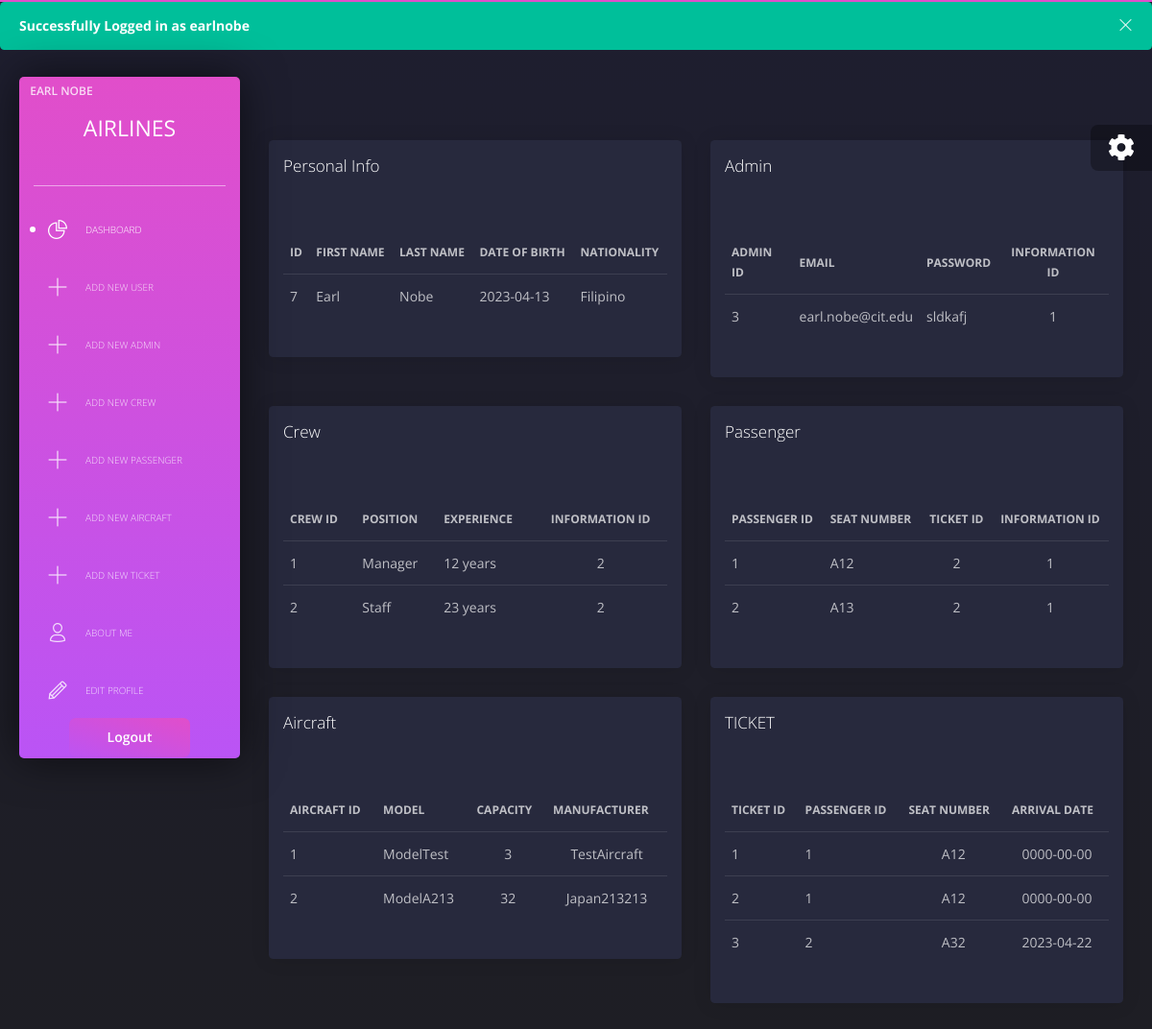
The page /index.php (signed in) on the database its author committed.
### tables this page shows
CREATE TABLE `tbluseraccount` (
  `id` int(11) NOT NULL AUTO_INCREMENT,
  `username` varchar(120) DEFAULT NULL,
  `password` varchar(120) DEFAULT NULL,
  `firstname` varchar(120) DEFAULT NULL,
  `lastname` varchar(120) DEFAULT NULL,
  PRIMARY KEY (`id`)
);

CREATE TABLE `tblpersonalinfo` (
  `id` int(11) NOT NULL AUTO_INCREMENT,
  `firstname` varchar(120) DEFAULT NULL,
  `lastname` varchar(120) DEFAULT NULL,
  `dob` date DEFAULT NULL,
  `nationality` varchar(120) DEFAULT NULL,
  PRIMARY KEY (`id`)
);

CREATE TABLE `tblcrew` (
  `id` int(11) NOT NULL AUTO_INCREMENT,
  `position` varchar(120) DEFAULT NULL,
  `experience` varchar(120) DEFAULT NULL,
  `info_id` int(11) DEFAULT NULL,
  PRIMARY KEY (`id`)
);

CREATE TABLE `tblpassenger` (
  `id` int(11) NOT NULL AUTO_INCREMENT,
  `seat_number` varchar(120) DEFAULT NULL,
  `info_id` int(11) DEFAULT NULL,
  `ticket_id` int(11) DEFAULT NULL,
  PRIMARY KEY (`id`)
);

CREATE TABLE `tblaircraft` (
  `id` int(11) NOT NULL AUTO_INCREMENT,
  `model` varchar(120) DEFAULT NULL,
  `capacity` int(11) DEFAULT NULL,
  `manufacturer` varchar(120) DEFAULT NULL,
  PRIMARY KEY (`id`)
);

CREATE TABLE `tblticket` (
  `id` int(11) NOT NULL AUTO_INCREMENT,
  `passenger_id` int(11) DEFAULT NULL,
  `seat_number` varchar(120) DEFAULT NULL,
  `arrival_date` date DEFAULT NULL,
  PRIMARY KEY (`id`)
);

### index.php (the view, shortened to what the rows shown need)
<?php
require_once 'includes/header.php';
require_once 'db_helper.php';
$db = new DBHelper(DBHelper::getConnection());
?>
<div class="wrapper">
    <?php include 'includes/sidebar.php' ?>
    <div class="main-panel">
        <div class="content">
            <div class="row">
                <div class="col-lg-6 col-md-12">
                    <div class="card ">
                        <div class="card-body">
                            <div class="table-responsive">
                                <table class="table tablesorter " id="">
                                    <thead class="text-primary">
                                        <tr>
                                            <th>
                                                ID
                                            </th>
                                            <th>
                                                First Name
                                            </th>
                                            <th>
                                                Last Name
                                            </th>
                                            <th>
                                                Date of Birth
                                            </th>
                                            <th>
                                                Nationality
                                            </th>
                                        </tr>
                                    </thead>
                                    <tbody>
                                        <?php foreach ($db->get_users() as $user) : ?>
                                        <tr>
                                            <td>
                                                <?= $user['id'] ?>
                                            </td>
                                            <td>
                                                <?= $user['firstname'] ?>
                                            </td>
                                            <td>
                                                <?= $user['lastname'] ?>
                                            </td>
                                            <td>
                                                <?= $user['dob'] ?>
                                            </td>
                                            <td>
                                                <?= $user['nationality'] ?>
                                            </td>
                                        </tr>
                                        <?php endforeach; ?>
                                    </tbody>
                                </table>
                            </div>
                        </div>
                    </div>
                </div>
                <div class="col-lg-6 col-md-12">
                    <div class="card ">
                        <div class="card-body">
                            <div class="table-responsive">
                                <table class="table tablesorter " id="">
                                    <thead class=" text-primary">
                                        <tr>
                                            <th>
                                                ADMIN ID
                                            </th>
                                            <th>
                                                EMAIL
                                            </th>
                                            <th>
                                                PASSWORD
                                            </th>
                                            <th class="text-center">
                                                INFORMATION ID
                                            </th>
                                        </tr>
                                    </thead>
                                    <tbody>
                                        <?php foreach ($db->get_admins() as $admin) : ?>
                                        <tr>
                                            <td>
                                                <?= $admin['id'] ?>
                                            </td>
                                            <td>
                                                <?= $admin['email'] ?>
                                            </td>
                                            <td>
                                                <?= $admin['password'] ?>
                                            </td>
                                            <td class="text-center">
                                                <?= $admin['info_id'] ?>
                                            </td>
                                        </tr>
                                        <?php endforeach; ?>
                                    </tbody>
                                </table>
                            </div>
                        </div>
                    </div>
                </div>
                <div class="col-lg-6 col-md-12">
                    <div class="card ">
                        <div class="card-body">
                            <div class="table-responsive">
                                <table class="table tablesorter " id="">
                                    <thead class=" text-primary">
                                        <tr>
                                            <th>
                                                CREW ID
                                            </th>
                                            <th>
                                                POSITION
                                            </th>
                                            <th>
                                                EXPERIENCE
                                            </th>
                                            <th class="text-center">
                                                INFORMATION ID
                                            </th>
                                        </tr>
                                    </thead>
                                    <tbody>
                                        <?php foreach ($db->get_crews() as $crew) : ?>
                                        <tr>
                                            <td>
                                                <?= $crew['id'] ?>
                                            </td>
                                            <td>
                                                <?= $crew['position'] ?>
                                            </td>
                                            <td>
                                                <?= $crew['experience'] ?>
                                            </td>
                                            <td class="text-center">
                                                <?= $crew['info_id'] ?>
                                            </td>
                                        </tr>
                                        <?php endforeach; ?>
                                    </tbody>
                                </table>
                            </div>
                        </div>
                    </div>
                </div>
                <div class="col-lg-6 col-md-12">
                    <div class="card ">
                        <div class="card-body">
                            <div class="table-responsive">
                                <table class="table tablesorter " id="">
                                    <thead class=" text-primary">
                                        <tr>
                                            <th>
                                                PASSENGER ID
                                            </th>
                                            <th>
                                                SEAT NUMBER
                                            </th>
                                            <th class="text-center">
                                                TICKET ID
                                            </th>
                                            <th class="text-center">
                                                INFORMATION ID
                                            </th>
                                        </tr>
                                    </thead>
                                    <tbody>
                                        <?php foreach ($db->get_passengers() as $passenger) : ?>
                                        <tr>
                                            <td>
                                                <?= $passenger['id'] ?>
                                            </td>
                                            <td>
                                                <?= $passenger['seat_number'] ?>
                                            </td>
                                            <td class="text-center">
                                                <?= $passenger['ticket_id'] ?>
                                            </td>
                                            <td class="text-center">
                                                <?= $passenger['info_id'] ?>
                                            </td>
                                        </tr>
                                        <?php endforeach; ?>
                                    </tbody>
                                </table>
                            </div>
                        </div>
                    </div>
                </div>
                <div class="col-lg-6 col-md-12">
                    <div class="card ">
                        <div class="card-body">
                            <div class="table-responsive">
                                <table class="table tablesorter " id="">
                                    <thead class=" text-primary">
                                        <tr>
                                            <th>
                                                AIRCRAFT ID
                                            </th>
                                            <th>
                                                MODEL
                                            </th>
                                            <th>
                                                CAPACITY
                                            </th>
                                            <th>
                                                MANUFACTURER
                                            </th>
                                        </tr>
                                    </thead>
                                    <tbody>
                                        <?php foreach ($db->get_aircrafts() as $aircraft) : ?>
                                        <tr>
                                            <td>
                                                <?= $aircraft['id'] ?>
                                            </td>
                                            <td>
                                                <?= $aircraft['model'] ?>
                                            </td>
                                            <td class="text-center">
                                                <?= $aircraft['capacity'] ?>
                                            </td>
                                            <td class="text-center">
                                                <?= $aircraft['manufacturer'] ?>
                                            </td>
                                        </tr>
                                        <?php endforeach; ?>
                                    </tbody>
                                </table>
                            </div>
                        </div>
                    </div>
                </div>
                <div class="col-lg-6 col-md-12">
                    <div class="card ">
                        <div class="card-body">
                            <div class="table-responsive">
                                <table class="table tablesorter " id="">
                                    <thead class=" text-primary">
                                        <tr>
                                            <th>
                                                TICKET ID
                                            </th>
                                            <th>
                                                PASSENGER ID
                                            </th>
                                            <th>
                                                SEAT NUMBER
                                            </th>
                                            <th>
                                                ARRIVAL DATE
                                            </th>
                                        </tr>
                                    </thead>
                                    <tbody>
                                        <?php foreach ($db->get_tickets() as $tickets) : ?>
                                        <tr>
                                            <td>
                                                <?= $tickets['id'] ?>
                                            </td>
                                            <td>
                                                <?= $tickets['passenger_id'] ?>
                                            </td>
                                            <td class="text-center">
                                                <?= $tickets['seat_number'] ?>
                                            </td>
                                            <td class="text-center">
                                                <?= $tickets['arrival_date'] ?>
                                            </td>
                                        </tr>
                                        <?php endforeach; ?>
                                    </tbody>
                                </table>
                            </div>
                        </div>
                    </div>
                </div>
            </div>
        </div>
    </div>
</div>
<?php require_once 'includes/footer.php' ?>

### includes/sidebar.php (shortened to what the rows shown need)
<?php
$user = $db->get_user($_SESSION["user"]);
?>
<div class="sidebar">
    <div class="sidebar-wrapper">
        <div class="logo">
            <h6><?= $user["firstname"]; ?> <?= $user["lastname"]; ?> </h6>
            <a href="javascript:void(0)" class="h3 simple-text logo-normal text-center">
                Airlines
            </a>
        </div>
    </div>
</div>

### rows shown on the page
tbluseraccount: firstname "EARL", lastname "NOBE"
tblpersonalinfo: id "7", firstname "Earl", lastname "Nobe", dob "2023-04-13", nationality "Filipino"
tblcrew: id "1", position "Manager", experience "12 years", info "2"
tblcrew: id "2", position "Staff", experience "23 years", info "2"
tblpassenger: id "1", seat_number "A12", ticket "2", info "1"
tblpassenger: id "2", seat_number "A13", ticket "2", info "1"
tblaircraft: id "1", model "ModelTest", capacity "3", manufacturer "TestAircraft"
tblaircraft: id "2", model "ModelA213", capacity "32", manufacturer "Japan213213"
tblticket: id "1", passenger "1", seat_number "A12", arrival_date "0000-00-00"
tblticket: id "2", passenger "1", seat_number "A12", arrival_date "0000-00-00"
tblticket: id "3", passenger "2", seat_number "A32", arrival_date "2023-04-22"

### other values the page prints
$_SESSION["message"] "Successfully Logged in as earlnobe"
$admin['id'] "3"
$admin['email'] "earl.nobe@cit.edu"
$admin['password'] "sldkafj"
$admin['info_id'] "1"
